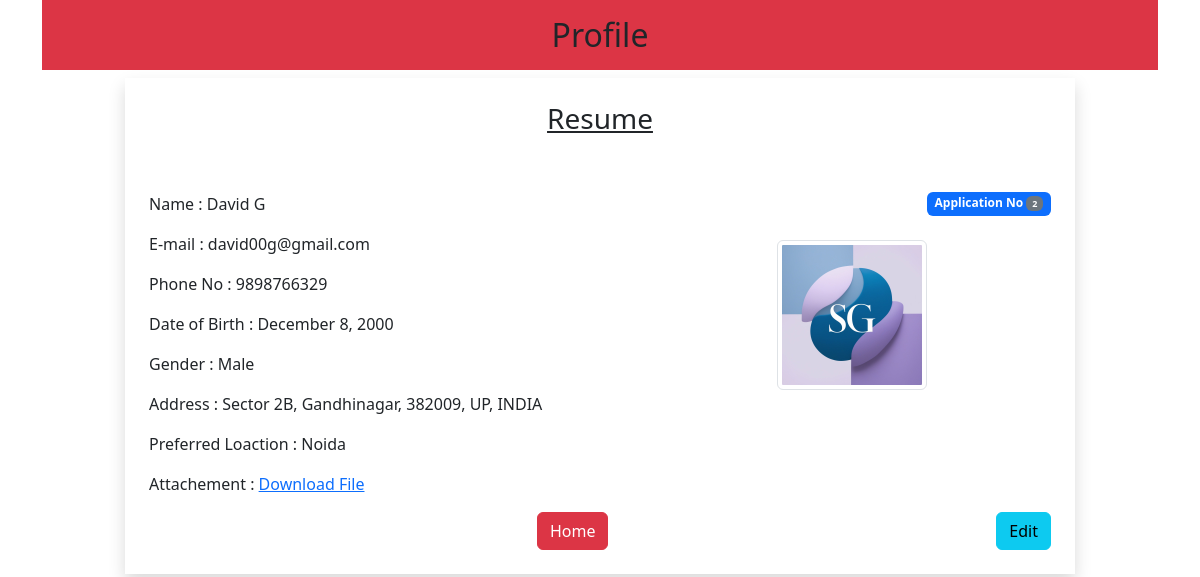
The app's page /profile/2/ with its own data.
### ResumeManager/models.py (models this page shows, shortened)
class Resume(models.Model):
    INDIAN_STATES = [
    ('AP', 'Andhra Pradesh'),
    ('AR', 'Arunachal Pradesh'),
    ('AS', 'Assam'),
    ('BR', 'Bihar'),
    ('CT', 'Chhattisgarh'),
    ('GA', 'Goa'),
    ('GJ', 'Gujarat'),
    ('HR', 'Haryana'),
    ('HP', 'Himachal Pradesh'),
    ('JH', 'Jharkhand'),
    ('KA', 'Karnataka'),
    ('KL', 'Kerala'),
    ('MP', 'Madhya Pradesh'),
    ('MH', 'Maharashtra'),
    ('MN', 'Manipur'),
    ('ML', 'Meghalaya'),
    ('MZ', 'Mizoram'),
    ('NL', 'Nagaland'),
    ('OR', 'Odisha'),
    ('PB', 'Punjab'),
    ('RJ', 'Rajasthan'),
    ('SK', 'Sikkim'),
    ('TN', 'Tamil Nadu'),
    ('TS', 'Telangana'),
    ('TR', 'Tripura'),
    ('UP', 'Uttar Pradesh'),
    ('UK', 'Uttarakhand'),
    ('WB', 'West Bengal')
]
    name = models.CharField(max_length=256)
    email_id = models.EmailField()
    phone_no = models.PositiveIntegerField()
    dob = models.DateField(auto_now = False, auto_now_add = False)
    gender = models.CharField(max_length=10)
    profile_img = models.ImageField(upload_to='media/candidates_images', blank=True)
    landmark = models.CharField(max_length=520)
    city = models.CharField(max_length=128)
    zip_code = models.PositiveIntegerField()
    state = models.CharField(choices= INDIAN_STATES, max_length=128)
    country = models.CharField(max_length=128, default="INDIA")
    preferred_location = models.CharField(max_length=128)
    user_file = models.FileField(upload_to='document/', blank=True)

### ResumeManager/views.py (the view)
# urls.py: path('profile/<int:id>/', views.user_profile, name = "profile"),
def user_profile(request, id = None):
    user = get_list_or_404(Resume, pk = id)
    return render(request, 'user-profile.html/', {'user': user})

### ResumeManager/templatetags/custom_filter.py (called while the page is built)
@register.filter(name = 'remove_special_char')
def remove_character(value, arg):
    print("Values : ",value)
    print("Args : ",arg)
    for characters in arg:
        print("Character ",characters)
        value = value.replace(characters, '')
    return value

### ResumeManager/template/ResumeManager/user-profile.html (shortened to what this page needs)
{% extends 'layout.html' %}
{% load static %}
{% load custom_filter %}
{% block content %}
    <h2 class ="text-center bg-danger p-3"> Profile</h2>
    <div class="row">
        <div class="col-sm-10 shadow p-4 offset-sm-1">
            <h3 class="text-center pb-5"><u>Resume</u></h3>
            {% for candidate in user %}
                <p class="badge text-bg-primary float-end">
                    Application No <span class="badge text-bg-secondary">{{candidate.id}}</span>
                </p>
                <img class="img-fluid img-thumbnail mt-5 float-end" src="{{candidate.profile_img.url}}" target="_blank">
                <p class=""> Name : {{candidate.name}}</p>
                <p class=""> E-mail : {{candidate.email_id}}</p>
                <p class=""> Phone No : {{candidate.phone_no}}</p>
                <p class=""> Date of Birth : {{candidate.dob | date:"F j, Y" }}</p>
                <p class=""> Gender : {{candidate.gender}}</p>
                <p class=""> Address : {{candidate.landmark}}, {{candidate.city}}, {{candidate.zip_code}},
                                            {{candidate.state}}, {{candidate.country}}</p>
                <p class=""> Preferred Loaction : {{candidate.preferred_location | remove_special_char:"[]'"}}</p>
                <p class=""> Attachement : <a href = "{{candidate.user_file.url}}" target="_blank">Download File</a></p>
                <a href="{% url 'update' candidate.id %}" class="btn btn-info float-end">Edit</a>
            {% endfor %}
                <div class="text-center">
                    <a href="{% url 'index' %}" class="btn btn-danger">Home</a>
                </div>
        </div>
    </div>
{% endblock %}

### ResumeManager/static/css/style.css (style rules this page uses)
.img-thumbnail { height: 150px !important; width: 150px !important; }

### records on screen
Resume: id "2", profile_img (picture), name "David G", email_id "david00g@gmail.com", phone_no "9898766329", dob "December 8, 2000", gender "Male", landmark "Sector 2B", city "Gandhinagar", zip_code "382009", state "UP", country "INDIA", preferred_location|remove_special_char "Noida"
